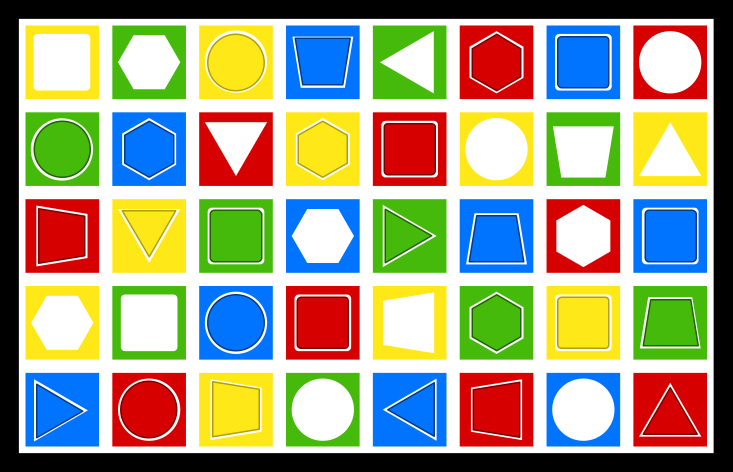
#> input picture media/TableroSinBordes.png, 1465 x 944 px (shown at 1/2 size)
$ python -i ArucoBoardHandler.py   (imports and definitions only)
#> lines starting #> are read from the running program, lines starting #| are printed output that depends on the picture
#> further down, picture is the input picture: shape (944, 1465, 3); mean B, G, R 134.9, 160, 161.7

#!/usr/bin/env python3
# encoding: utf-8

import math
import copy

import cv2 as cv
import numpy as np
from scipy.spatial import distance as dist

import yaml
from yaml.loader import SafeLoader

from src.utils import projectCenter
from src.utils import log

"""
    Based on aruco markers detected, take white pixels and average the color correction
"""
def ARUCOColorCorrection(input_img):
    result = cv.cvtColor(input_img, cv.COLOR_BGR2LAB)
#> result: shape (944, 1465, 3); mean of channels 0, 1, 2 174.8, 132.5, 142.8
    avg_a = np.average(result[:, :, 1])
#> avg_a = 132.5
    avg_b = np.average(result[:, :, 2])
#> avg_b = 142.8
    result[:, :, 1] = result[:, :, 1] - ((avg_a - 128) * (result[:, :, 0] / 255.0) * 1.1)
#> result: shape (944, 1465, 3); mean of channels 0, 1, 2 174.8, 128.8, 142.8
    result[:, :, 2] = result[:, :, 2] - ((avg_b - 128) * (result[:, :, 0] / 255.0) * 1.1)
#> result: shape (944, 1465, 3); mean of channels 0, 1, 2 174.8, 128.8, 131.1
    result = cv.cvtColor(result, cv.COLOR_LAB2BGR)
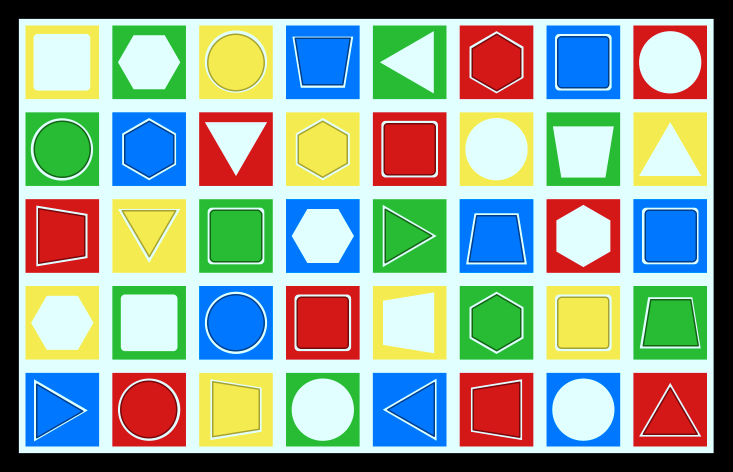
#> result: shape (944, 1465, 3) (shown at 1/2 size); mean B, G, R 149, 164.1, 145.2
    return result


    aruco_dictionary = cv.aruco.getPredefinedDictionary(cv.aruco.DICT_ARUCO_ORIGINAL)
    corners, ids, rejectedImgPoints = cv.aruco.detectMarkers(input_img, aruco_dictionary)

    if ids is None:
        return input_img

    white_pixels = []
    for index, id in enumerate(ids):
        corner = corners[index][0]
        mask = np.zeros(input_img.shape[:2], dtype=np.uint8)
        cv.fillConvexPoly(mask, np.int32(corner), 255)
        white_pixels.append(input_img[mask == 255])

    white_pixels = np.concatenate(white_pixels, axis=0)
    average_white = np.mean(white_pixels, axis=0)

    # Takes all aruco, set tone to be average grey as if aruco had same white and black pixels...
    corrected_image = input_img*((255.0/2)/average_white)
    corrected_image = np.clip(corrected_image,0,255).astype(np.uint8)

    ## Noise reduction
    corrected_image = cv.bilateralFilter(corrected_image, d=9, sigmaColor=75, sigmaSpace=75)

    ## Adjust brightness
    gray = cv.cvtColor(corrected_image, cv.COLOR_BGR2GRAY)
    current_brightness = np.mean(gray)
    current_contrast = np.std(gray)
    expected_brightness = 190
    expected_contrast = 70
    alpha = expected_contrast/current_contrast # Contrast (more contrast alpha>1)
    beta = expected_brightness - current_brightness # brightness
    corrected_image = cv.convertScaleAbs(corrected_image, alpha=alpha, beta=beta)

    return corrected_image


# [30 lines left out: functions rotate_points_180_around_center, detectAllArucos, not called in this run]

class ArucoBoardHandler:
    # [167 lines left out: functions __init__, __repr__, parseCFGPanelData, processArucos, getTransform, handleVisualization, not called in this run]

    def getColorPixelInfo(self, coordinates_3d):
        pass

    # [41 lines left out: functions getPixelInfo, sort_points_clockwise, not called in this run]


"""
    Given a set of 3d coordinates, reescale them with image_size
    to match expected image dimensions
"""
# [16 lines left out: function rescale_3d_points, not called in this run]

"""
    returns:
        Homograpy
        new image shape based on recomputed dimensions once the board is projected
"""
# [35 lines left out: function aruco_board_transform, not called in this run]

>>> import cv2
>>> picture = cv2.imread('../media/TableroSinBordes.png')
>>> result = ARUCOColorCorrection(picture)
